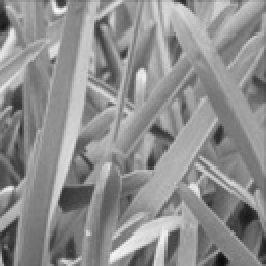
#> input picture assignment-2-filtering/3/data/grass.png, 133 x 133 px (shown 2 times larger)
$ python myPatchBasedFiltering.py
#> lines starting #> are read from the running program, lines starting #| are printed output that depends on the picture; after the words box and inside, x2 and y2 are one past the last pixel; in counts of white or black regions, pixels touching at a corner belong together
#> further down, grass is the input picture: shape (133, 133) float32; min 0.0471, max 0.98, mean 0.558
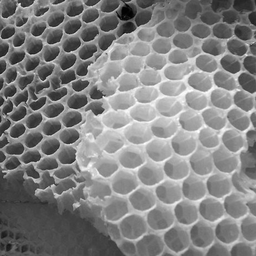
#> input picture assignment-2-filtering/3/data/honeyCombReal.png, 256 x 256 px
#> further down, honey is the input picture: shape (256, 256) float32; min 0.00392, max 1, mean 0.509
import numpy as np
import matplotlib.pyplot as plt
import matplotlib.image as mpimg
from PIL import Image
import math
from math import floor

def imageWithColorbar(image,cmap='gray'):
    plt.imshow(image, cmap, interpolation = None)
    plt.colorbar()
    plt.show()

def plotImages(images, cmap='gray'):
    _, axes = plt.subplots(1,len(images))
    for i in range(len(images)):
        axes[i].imshow(images[i], cmap)
    plt.show()

def corrupt_img(img):
    sigma = 0.05 * (np.max(img)-np.min(img))
#> sigma = 0.0467
    noise = np.random.normal(0,sigma,[np.size(img,0),np.size(img,1)])
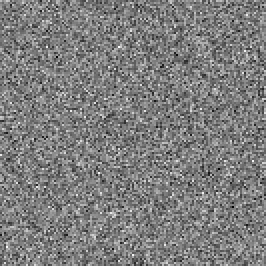
#> noise: shape (133, 133) float64 (shown 2 times larger); min -0.175, max 0.177, mean -0.000234; drawn with min black and max white
    corrupt = img + noise
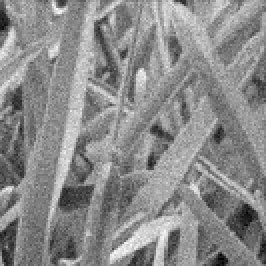
#> corrupt: shape (133, 133) float64 (shown 2 times larger); min -0.00465, max 1.03, mean 0.558; drawn with min black and max white
#> in corrupt_img (call 2), `sigma = 0.05 * (np.max(img)-np.min(img))`: sigma = 0.0498
#> in corrupt_img (call 2), `noise = np.random.normal(0,sigma,[np.size(img,0),np.size(img,1)])`:
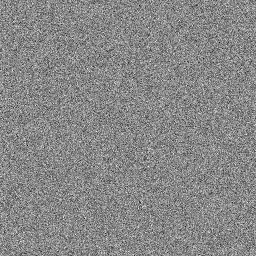
#> noise: shape (256, 256) float64; min -0.242, max 0.211, mean -9.38e-05; drawn with min black and max white
    return corrupt

def myPadding(img, window, patch):
#> called with window = 25, patch = 9
    pad_img = np.pad(img, floor(window/2)+ floor(patch/2), 'edge')
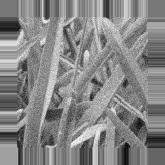
#> pad_img: shape (165, 165) float64; min -0.00465, max 1.03, mean 0.538; drawn with min black and max white
    return pad_img

def myPatchBasedFiltering(img, var):
	result = np.zeros(img.shape)
	window = 25
	patchSize = 9
	pad = floor(window/2)+floor(patchSize/2)
	paddedImage = myPadding(img, window, patchSize)
	gaussianMask = np.zeros((patchSize,patchSize))
	sigma = 1
	for x in range(-floor(patchSize/2),floor(patchSize/2)):
		for y in range(-floor(patchSize/2),floor(patchSize/2)):
			gaussianMask[x,y] = np.exp(-(x**2-y**2)/2*sigma**2)

	for i in range(pad, img.shape[0]+pad):
		i1 = max(i - floor(window/2), 0)
		i2 = min(i + floor(window/2), paddedImage.shape[0])

		for j in range(pad, img.shape[1]+pad):
			j1 = max(j - floor(window/2), 0)
			j2 = min(j + floor(window/2), paddedImage.shape[0])

			borders = [i1,i2,j1,j2]
			a1 = max(int(0.5*(borders[0]+borders[1])) - floor(patchSize/2),0)
			a2 = min(int(0.5*(borders[0]+borders[1])) + floor(patchSize/2), paddedImage.shape[0])
			b1 = max(int(0.5*(borders[2]+borders[3])) - floor(patchSize/2),0)
			b2 = min(int(0.5*(borders[2]+borders[3])) + floor(patchSize/2), paddedImage.shape[1])
			patch = np.multiply(paddedImage[a1:a2+1,b1:b2+1],gaussianMask)
			W = np.zeros((i2-i1+1,j2-j1+1))

			for m in range(i1,i2+1):
				pi1 = max(m - floor(patchSize/2),0)
				pi2 = min(m + floor(patchSize/2),paddedImage.shape[0])

				for n in range(j1,j2+1):
					pj1 = max(n - floor(patchSize/2),0)
					pj2 = min(n + floor(patchSize/2),paddedImage.shape[1])

					patch1 = np.multiply(paddedImage[pi1:pi2+1,pj1:pj2+1],gaussianMask)
					W[m-i1,n-j1] = np.exp(-sum(sum(np.square(patch - patch1)))/sigma**2)
			# print(np.multiply(W,borders[i1:i2+1,j1:j2+1]))

			result[i-pad,j-pad] = sum(sum(np.multiply(W,paddedImage[i1:i2+1,j1:j2+1])))/sum(sum(W))
		print("done", i, img.shape[0])
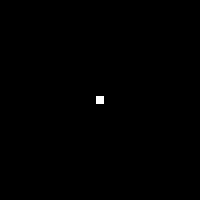
#> W: shape (25, 25) float64 (shown 8 times larger); values 0 (black) and 1 (white), 0.16% white in thin lines or dots, all inside (x1, y1, x2, y2) = (12, 12, 13, 13)
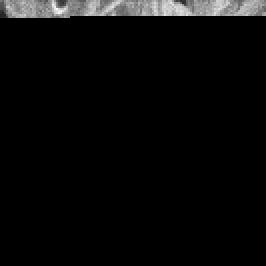
#> result: shape (133, 133) float64 (shown 2 times larger); min 0, max 1.03, mean 0.0388; drawn with min black and max white
	return result


if __name__=='__main__':
    grass = mpimg.imread('../data/grass.png')
    honey = mpimg.imread('../data/honeyCombReal.png')
    corr_grass = corrupt_img(grass)
    corr_honey = corrupt_img(honey)
#> (the run stopped early here; a loop or call above may not have finished)
